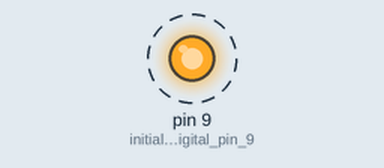
Simulated run of this sketch. Board: Arduino Uno, built with avr-gcc and run on an emulated ATmega328P. On the bench: output pins drawn as LEDs (lit = HIGH). Dashed ring = blinking. At 10.0 s the program stops and its outputs stay as they are.

Above: at 0.5 s.
Timing chart, 0 to 4.6 s (numbered marks = the images above):
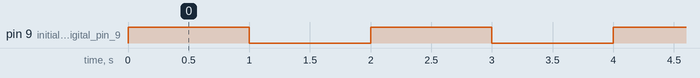

Measured:
- by itself, pin 9 (initialize_digital_pin_9): alternates HIGH for 1.0 s and LOW for 1.0 s, 10 changes in all, then stays LOW

The sketch:

Blink.ino
```cpp
//****************************************************************************
/*
 keyestudio 4wd BT Car
 lesson 1.1
 Blink
 http://www.keyestudio.com
*/
void setup()
{
  pinMode(9, OUTPUT);// initialize digital pin 9 as an output.
}

void loop() // the loop function runs over and over again forever
{  //for loop blinks 5 times then exits and ends the program
  for(int i=0;i < 5;i++){
    digitalWrite(9, HIGH); // turn the LED on (HIGH is the voltage level)
    delay(1000); // wait for a second
    digitalWrite(9, LOW); // turn the LED off by making the voltage LOW
    delay(1000); // wait for a second
  }
  exit(0);
}
//****************************************************************************
```
